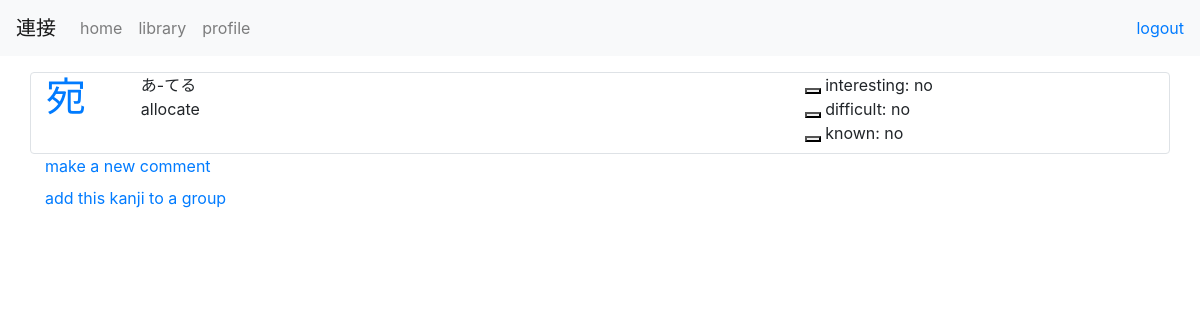
Page /toshokan/10/ (signed in) on the earlier database version.
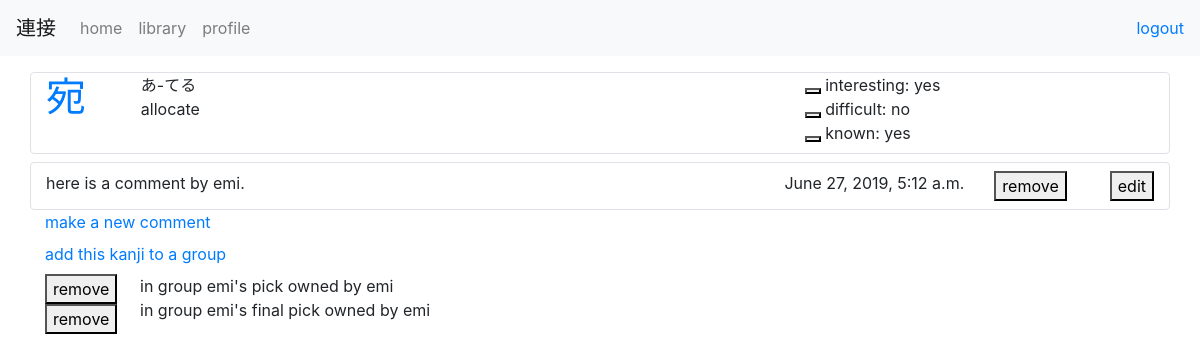
Same page on the later database version.
### toshokan/models.py (models this page shows, shortened)
class Kanji(models.Model):
    character      = models.CharField(max_length=10)
    alt_characters = models.CharField(max_length=10)
    radical        = models.CharField(max_length=10)
    strokes        = models.IntegerField()
    grade          = models.CharField(max_length=2)
    meaning        = models.TextField()
    reading_jpn    = models.CharField(max_length=100)
    reading_eng    = models.CharField(max_length=100)

### base/models.py (models this page shows, shortened)
class KanjiComment(models.Model):
    kanji          = models.ForeignKey(Kanji, related_name="kanji_comment", on_delete=models.CASCADE)
    user           = models.ForeignKey(UserProfile, related_name="comment_profile", on_delete=models.CASCADE)
    comment        = models.TextField()
    date_time      = models.DateTimeField(default=timezone.now)
    def __str__(self):
        return str(self.comment)

class KanjiGroupElement(models.Model):
    kanji      = models.ForeignKey(Kanji, on_delete=models.CASCADE)
    group      = models.ForeignKey(KanjiGroup, on_delete=models.CASCADE)
    date_time  = models.DateTimeField(default=timezone.now)

class KanjiGroup(models.Model):
    name        = models.CharField(max_length=100)
    user        = models.ForeignKey(UserProfile, related_name="group_profile", on_delete=models.CASCADE)
    group_kanji = models.ManyToManyField(Kanji, blank=True, related_name="group_kanji", through="KanjiGroupElement")
    date_time   = models.DateTimeField(default=timezone.now)

class UserProfile(models.Model):
    user = models.OneToOneField(User, related_name="profile", on_delete=models.CASCADE)
    interesting_kanji = models.ManyToManyField(Kanji, blank=True, related_name="interesting_kanji")
    difficult_kanji   = models.ManyToManyField(Kanji, blank=True, related_name="difficult_kanji")
    known_kanji       = models.ManyToManyField(Kanji, blank=True, related_name="known_kanji")
    def __str__(self):
        return self.user.username

### toshokan/views.py (the view)
# urls.py: path('<int:kanji_id>/', views.individual, name='individual'),
@login_required
def individual(request, kanji_id):
    kanji          = get_object_or_404(Kanji, pk=kanji_id)
    userprofile    = request.user.profile
    reading_eng    = (kanji.reading_eng).split(",")
    reading_jpn    = (kanji.reading_jpn).split(",")
    comments       = kanji.kanji_comment.filter(user__id=userprofile.id).order_by('-date_time')
    groups         = kanji.kanjigroupelement_set.filter(group__user__id=userprofile.id)
    is_interesting = kanji.interesting_kanji.filter(pk=userprofile.pk).exists()
    is_difficult   = kanji.difficult_kanji.filter(pk=userprofile.pk).exists()
    is_known       = kanji.known_kanji.filter(pk=userprofile.pk).exists()
    return render(request, 'toshokan/individual.html',
     {'kanji': kanji,
     'reading_eng': reading_eng,
     'reading_jpn': reading_jpn,
     'is_interesting': is_interesting,
     'is_difficult': is_difficult,
     'is_known': is_known,
     'comments': comments,
     'groups': groups,
     })

### toshokan/templates/toshokan/individual.html (shortened to what this page needs)
{% extends 'base/base.html' %}
{% block content %}
    <div class="row py-2"></div>
    <div class="row border rounded pb-2">
        <div class="col-sm-1">
            <h1>
                <a href="{% url 'toshokan:individual' kanji.id %}">{{ kanji.character }}</a>
            </h1>
        </div>
        <div class="col-sm-7">
            <div>
                {{ kanji.reading_jpn }}
            </div>
            <div>
                {{ kanji.meaning }}
            </div>
        </div>
        <div class="col-sm-4">
            <div>
                <form action="{% url 'toshokan:toggle_interesting' kanji.id %}" method="POST">
                <button></button>
                interesting: {% if is_interesting %}yes{% else %}no{% endif %}
                </form>
            </div>
            <div>
                <form action="{% url 'toshokan:toggle_difficult' kanji.id %}" method="POST">
                    <button></button>
                    difficult: {% if is_difficult %}yes{% else %}no{% endif %}
                </form>
            </div>
            <div>
                <form action="{% url 'toshokan:toggle_known' kanji.id %}" method="POST">
                    <button></button>
                    known: {% if is_known %}yes{% else %}no{% endif %}
                </form>
            </div>
        </div>
    </div>
    {% for comment in comments %}
        <div class="pt-2">
            <div class="row border rounded py-2">
                <div class="col-sm-6">
                    {{ comment }}
                </div>
                <div class="col-sm-4 text-right">
                    {{ comment.date_time }}
                </div>
                <div class="col-sm-1 text-right">
                    <form action="{% url 'toshokan:delete_comment' kanji.id comment.id %}" method="POST">
                        <button>remove</button>
                    </form>
                </div>
                <div class="col-sm-1 text-right">
                    <form action="{% url 'toshokan:edit_comment' kanji.id comment.id %}" method="POST">
                        <button>edit</button>
                    </form>
                </div>
            </div>
        </div>
    {% endfor %}
    <div class="row pb-2">
        <div class="col-sm-12">
            <a href="{% url 'toshokan:comment' kanji.id %}">make a new comment</a>
        </div>
    </div>
    <div class="row pb-2">
        <div class="col-sm-12">
            <a href="{% url 'toshokan:kanji_group_view' kanji.id %}">add this kanji to a group</a>
        </div>
    </div>
    <div class="row pb-t">
        <div class="col-sm-1">
            {% for group_element in groups %}
                <form action="{% url 'toshokan:remove_kanji_from_group' kanji.id group_element.group.id %}" method="POST">
                    <button>remove</button>
                </form>
            {% endfor %}
        </div>
        <div class="col-sm-11">
            {% for group_element in groups %}
                in group {{ group_element.group.name }} owned by {{ group_element.group.user }}</br>
            {% endfor %}
        </div>
    </div>
{% endblock %}

### base/templates/base/base.html (shortened to what this page needs)
<!DOCTYPE html>
<html lang="en">
<head>
	{% load static %}
	<link rel="stylesheet" href="https://maxcdn.bootstrapcdn.com/bootstrap/4.0.0/css/bootstrap.min.css">
	<link rel="stylesheet" type="text/css" href="{% static 'base/base.css' %}">
</head>
<body>
	<nav class="navbar navbar-expand-lg navbar-light bg-light">
		<a class="navbar-brand" href="{% url 'base:index' %}">連接</a>
		<div class="collapse navbar-collapse" id="navbarNav">
			<ul class="navbar-nav">
				<li class="nav-item">
					<a class="nav-link" href="{% url 'base:index' %}">home</a>
				</li>
				<li class="nav-item">
					<a class="nav-link" href="{% url 'toshokan:index' %}">library</a>
				</li>
				<li class="nav-item">
					<a class="nav-link" href="{% url 'base:profile' %}">profile</a>
				</li>
			</ul>
			<ul class="navbar-nav ml-auto">
				<li class="nav-item">
					{% if user.is_authenticated %}
						<a href="{% url 'logout' %}">logout</a>
					{% else %}
						<a href="{% url 'login' %}">login</a>
					{% endif %}
				</li>
			</ul>
		</div>
	</nav>
	<div class="container">
			{% block content %}
			{% endblock %}
	</div>
</body>
</html>

Differences in the rows shown:
added KanjiComment: comment "here is a comment by emi.", date_time "June 27, 2019, 5:12 a.m."
added KanjiGroupElement: group.name "emi's pick", group.user "emi"
added KanjiGroupElement: group.name "emi's final pick", group.user "emi"
Other differences:
text no longer shown: "no no"
text now shown: "yes yes"
